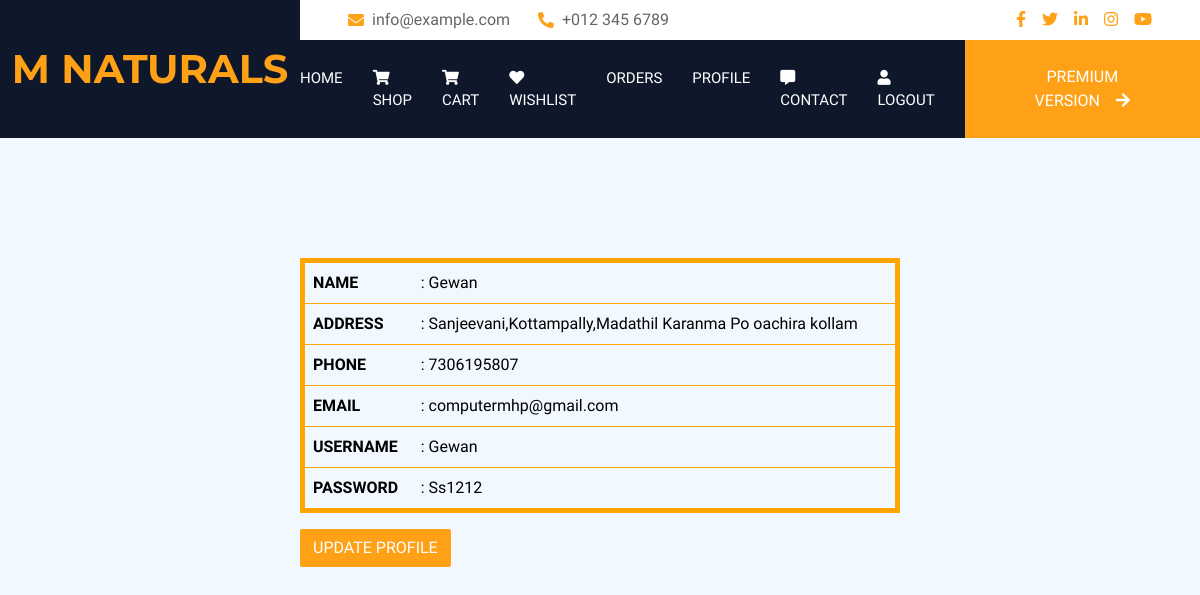
Screenshot of /userprofile (signed in) with the database file from the repository.
### mapp/models.py (models this page shows)
class reg(models.Model):
    name=models.CharField(max_length=20)
    ph_no=models.IntegerField()
    address=models.CharField(max_length=100)
    email=models.EmailField()
    username=models.CharField(max_length=20)
    password=models.CharField(max_length=10)
    def __str__(self):
        return self.username

### mapp/views.py (the view)
# urls.py: path('userprofile',views.userprofile),
def userprofile(re):
    if 'user' in re.session:
            data = reg.objects.get(username=re.session['user'])
            print(data)
            return render(re, 'user/profile.html', {'data': data})
    return redirect(userlogin)

### templates/user/profile.html (shortened to what this page needs)
<!DOCTYPE html>
<html lang="en">
<head>
    {% load static %}
    <link href="https://cdnjs.cloudflare.com/ajax/libs/font-awesome/5.10.0/css/all.min.css" rel="stylesheet">
    <link href="https://cdn.jsdelivr.net/npm/bootstrap-icons@1.4.1/font/bootstrap-icons.css" rel="stylesheet">
    <link href="lib/animate/animate.min.css" rel="stylesheet">
    <link href="lib/owlcarousel/assets/owl.carousel.min.css" rel="stylesheet">
    <link href="{% static 'lib/tempusdominus/css/tempusdominus-bootstrap-4.min.css' %}" rel="stylesheet" />
    <link href="{% static 'css/bootstrap.min.css' %}" rel="stylesheet">
    <link href="{% static 'css/style.css' %}" rel="stylesheet">
</head>
<body style="background-image: url('static/img/profile.jpg'); background-size: cover; background-position: center; background-repeat: no-repeat;">
        <div class="container-fluid bg-dark px-0">
            <div class="row gx-0">
                <div class="col-lg-3 bg-dark d-none d-lg-block">
                    <a href="/" class="navbar-brand w-100 h-100 m-0 p-0 d-flex align-items-center justify-content-center">
                        <h1 class="m-0 text-primary text-uppercase">M naturals</h1>
                    </a>
                </div>
                <div class="col-lg-9">
                    <div class="row gx-0 bg-white d-none d-lg-flex">
                        <div class="col-lg-7 px-5 text-start">
                            <div class="h-100 d-inline-flex align-items-center py-2 me-4">
                                <i class="fa fa-envelope text-primary me-2"></i>
                                <p class="mb-0">info@example.com</p>
                            </div>
                            <div class="h-100 d-inline-flex align-items-center py-2">
                                <i class="fa fa-phone-alt text-primary me-2"></i>
                                <p class="mb-0">+012 345 6789</p>
                            </div>
                        </div>
                        <div class="col-lg-5 px-5 text-end">
                            <div class="d-inline-flex align-items-center py-2">
                                <a class="me-3" href=""><i class="fab fa-facebook-f"></i></a>
                                <a class="me-3" href=""><i class="fab fa-twitter"></i></a>
                                <a class="me-3" href=""><i class="fab fa-linkedin-in"></i></a>
                                <a class="me-3" href=""><i class="fab fa-instagram"></i></a>
                                <a class="" href=""><i class="fab fa-youtube"></i></a>
                            </div>
                        </div>
                    </div>
                    <nav class="navbar navbar-expand-lg bg-dark navbar-dark p-3 p-lg-0">
                       <div class="collapse navbar-collapse justify-content-between" id="navbarCollapse">
                            <div class="navbar-nav mr-auto py-0">
                                <a href="userlogin" class="nav-item nav-link">Home</a>
                                <a href="usershop" class="nav-item nav-link"><i class="fas fa-shopping-cart"aria-hidden="true"></i> Shop</a>
                                <a href="usercart" class="nav-item nav-link"><i class="fas fa-shopping-cart"></i> Cart</a>
                                <a href="userwishlist" class="nav-item nav-link"><i class="fas fa-heart"></i> Wishlist</a>
                                <a href="bookingdetails" class="nav-item nav-link">ORDERs</a>
                                <a href="userprofile" class="nav-item nav-link">Profile</a>
                                <a href="usercondact" class="nav-item nav-link"><i class="fas fa-comment-alt" aria-hidden="true"></i> contact</a>
                                <a href="logout" class="nav-item nav-link"><i class="fa fa-user" aria-hidden="true"></i> Logout</a>
                            </div>
                            <a href="https://htmlcodex.com/hotel-html-template-pro" class="btn btn-primary rounded-0 py-4 px-md-5 d-none d-lg-block">Premium Version<i class="fa fa-arrow-right ms-3"></i></a>
                        </div>
                    </nav>
                </div>
            </div>
        </div>
<br>
<br>
<br>
<br>
<br>
<div style="width: 50%; margin: 0 auto;">
    <table class="table table-light table-hover" style="width: 100%; border: 5px solid orange;">
    <tr>
    <th class="th-dark">NAME</th>
    <td>: {{data.name}}</td>
    </tr>
     <tr>
    <th class="th-dark">ADDRESS</th>
    <td>: {{data.address}}</td>
    </tr>
    <tr>
    <th class="th-dark">PHONE</th>
    <td>: {{data.ph_no}}</td>
  </tr>
    <tr>
    <th class="th-dark">EMAIL</th>
    <td>: {{data.email}}</td>
  </tr>
    <tr>
    <th class="th-dark">USERNAME</th>
    <td>: {{data.username}}</td>
  </tr>
    <tr>
    <th class="th-dark">PASSWORD</th>
    <td>: {{data.password}}</td>
  </tr>
</table>
<div>
      <a href="update_profile/{{i.pk}}" class="btn btn-primary">Update Profile</a>
</div>
</div>
</body>
</html>

### static/css/style.css (style rules this page uses)
:root { --primary: #FEA116; --light: #F1F8FF; --dark: #0F172B; }
.btn { font-weight: 500; text-transform: uppercase; transition: .5s; }
.btn.btn-primary, .btn.btn-secondary { color: #FFFFFF; }
.navbar-dark .navbar-nav .nav-link { margin-right: 30px; padding: 25px 0; color: #FFFFFF; font-size: 15px; text-transform: uppercase; outline: none; }

### rows the page displays
reg: name "Gewan", address "Sanjeevani,Kottampally,Madathil Karanma Po oachira kollam", ph_no "7306195807", email "computermhp@gmail.com", username "Gewan", password "Ss1212"
